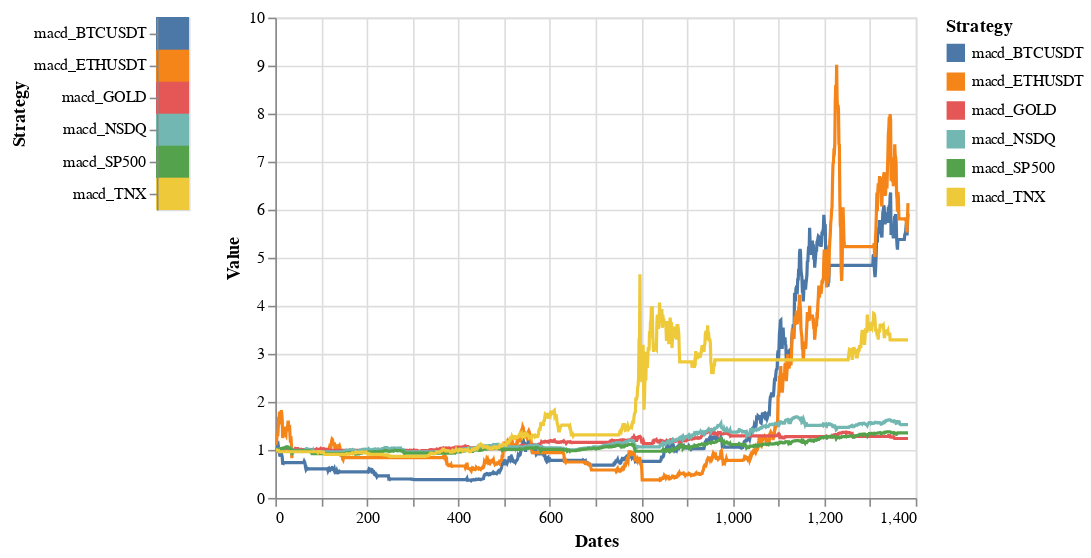

Notebook source saved alongside this figure:
### Markdown cell above
### MACD Strategy

### Code cell
q3

### Figure 1 — Vega-Lite specification as saved in the notebook (floating-point values rounded to 4 significant figures; data arrays with more than 128 entries replaced by an {"elided": "..."} marker saying what was removed)
{"config": {"view": {"continuousWidth": 400, "continuousHeight": 300}}, "hconcat": [{"mark": "rect", "encoding": {"color": {"condition": {"type": "nominal", "field": "Strategy", "selection": "selector005"}, "value": "lightgray"}, "y": {"type": "nominal", "field": "Strategy"}}, "selection": {"selector005": {"type": "multi", "fields": ["Strategy"]}}}, {"mark": "line", "encoding": {"color": {"type": "nominal", "field": "Strategy"}, "tooltip": [{"type": "quantitative", "field": "Dates"}, {"type": "quantitative", "field": "Value"}], "x": {"type": "quantitative", "field": "Dates"}, "y": {"type": "quantitative", "field": "Value"}}, "selection": {"selector006": {"type": "interval", "bind": "scales", "encodings": ["x"]}}, "transform": [{"filter": {"selection": "selector005"}}]}], "data": {"name": "data-231cc947af17f1d58f494181b695291a"}, "$schema": "https://vega.github.io/schema/vega-lite/v4.8.1.json", "datasets": {"data-231cc947af17f1d58f494181b695291a": {"elided": "8298 records"}}}
